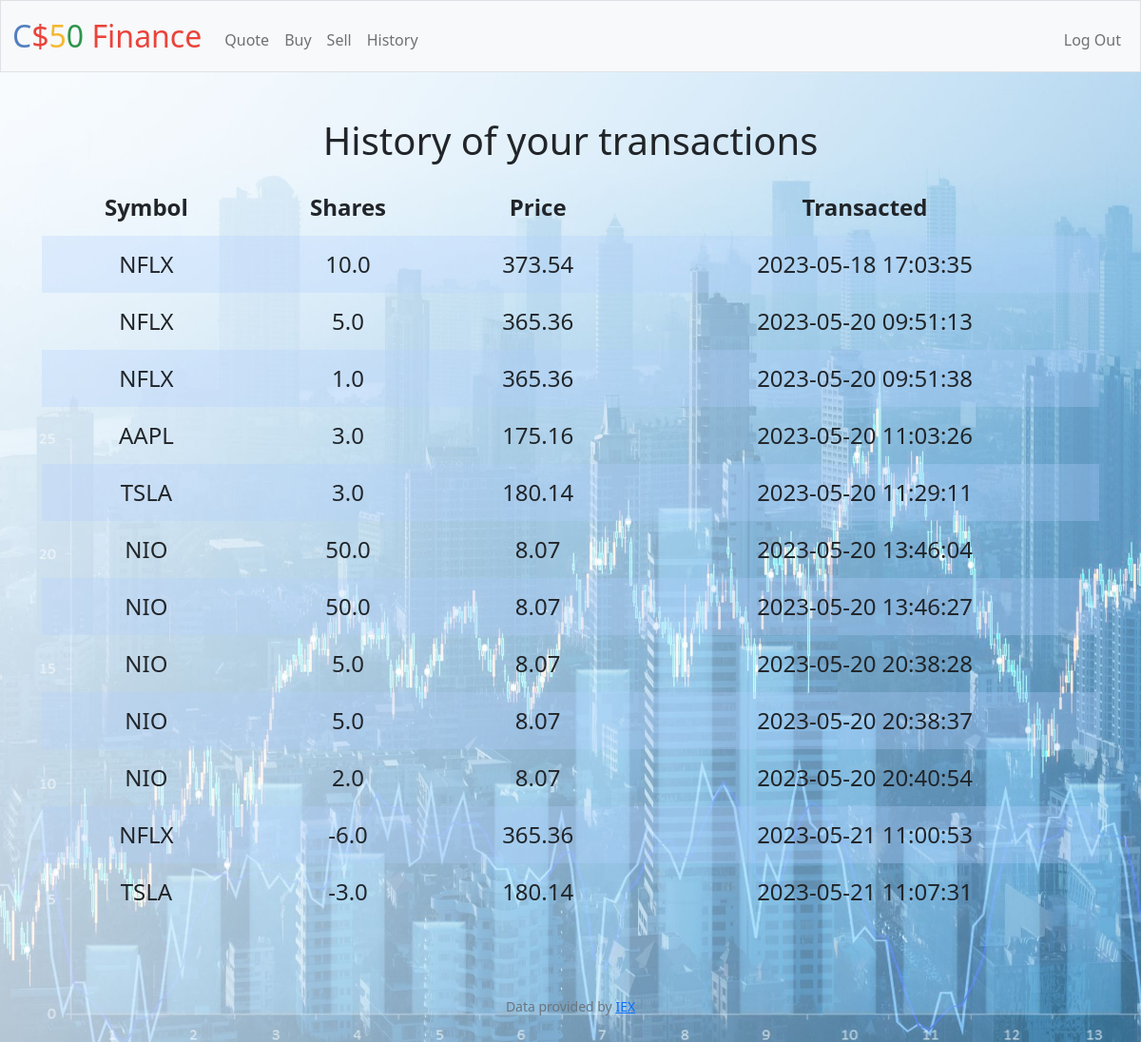
The app's page /history (signed in) with its own data.
### tables this page shows
CREATE TABLE 'transactions' ('id' INTEGER PRIMARY KEY AUTOINCREMENT NOT NULL, 'user_id' INTEGER, 'symbol' TEXT, 'shares' REAL, 'price' INTEGER, 'date' DATETIME DEFAULT CURRENT_TIMESTAMP);

### app.py (the view)
@app.route("/history")
@login_required
def history():
    user_id = session["user_id"]
    dbinfo = db.execute("SELECT * FROM transactions WHERE user_id = ?", user_id)
    return render_template("history.html", dbinfo=dbinfo)

### app.py (called while the page is built)
@app.after_request
def after_request(response):
    response.headers["Cache-Control"] = "no-cache, no-store, must-revalidate"
    response.headers["Expires"] = 0
    response.headers["Pragma"] = "no-cache"
    return response

### helpers.py (called while the page is built)
def login_required(f):
    @wraps(f)
    def decorated_function(*args, **kwargs):
        if session.get("user_id") is None:
            return redirect("/login")
        return f(*args, **kwargs)
    return decorated_function

### templates/history.html (shortened to what this page needs)
{% extends "layout.html" %}
{% block main %}
    <h1>History of your transactions</h1>
    <div class="section">
        <table>
            <thead>
                <tr>
                    <th>Symbol</th>
                    <th>Shares</th>
                    <th>Price</th>
                    <th>Transacted</th>
                </tr>
            </thead>
            <tbody>
                {% for row in dbinfo %}
                    <tr>
                        <td>{{ row["symbol"] }}</td>
                        <td>{{ row["shares"] }}</td>
                        <td>{{ row["price"] }}</td>
                        <td>{{ row["date"]  }}</td>
                    </tr>
                {% endfor %}
            </tbody>
        </table>
    </div>
{% endblock %}

### templates/layout.html (shortened to what this page needs)
<!DOCTYPE html>
<html lang="en">
    <head>
        <link href="https://cdn.jsdelivr.net/npm/bootstrap@5.1.3/dist/css/bootstrap.min.css" rel="stylesheet">
        <link href="/static/styles.css" rel="stylesheet">
    </head>
    <body>
        <nav class="bg-light border navbar navbar-expand-md navbar-light">
            <div class="container-fluid">
                <a class="navbar-brand" href="/"><span class="blue">C</span><span class="red">$</span><span class="yellow">5</span><span class="green">0</span> <span class="red">Finance</span></a>
                <div class="collapse navbar-collapse" id="navbar">
                    {% if session["user_id"] %}
                        <ul class="navbar-nav me-auto mt-2">
                            <li class="nav-item"><a class="nav-link" href="/quote">Quote</a></li>
                            <li class="nav-item"><a class="nav-link" href="/buy">Buy</a></li>
                            <li class="nav-item"><a class="nav-link" href="/sell">Sell</a></li>
                            <li class="nav-item"><a class="nav-link" href="/history">History</a></li>
                        </ul>
                        <ul class="navbar-nav ms-auto mt-2">
                            <li class="nav-item"><a class="nav-link" href="/logout">Log Out</a></li>
                        </ul>
                    {% else %}
                        <ul class="navbar-nav ms-auto mt-2">
                            <li class="nav-item"><a class="nav-link" href="/register">Register</a></li>
                            <li class="nav-item"><a class="nav-link" href="/login">Log In</a></li>
                        </ul>
                    {% endif %}
                </div>
            </div>
        </nav>
        <main class="container-fluid py-5 text-center">
            {% block main %}{% endblock %}
        </main>
        <footer class="mb-5 small text-center text-muted">
            Data provided by <a href="https://iexcloud.io/">IEX</a>
        </footer>
    </body>
</html>

### static/styles.css (style rules this page uses)
nav .navbar-brand { font-size: xx-large; }
nav .navbar-brand .blue { color: #537fbe; }
nav .navbar-brand .red { color: #ea433b; }
nav .navbar-brand .yellow { color: #f5b82e; }
nav .navbar-brand .green { color: #2e944b; }
html, body { background-image: url("BG.jpg"); background-repeat: no-repeat; background-attachment: fixed; background-size: 100% 100%; }
table { background-color: transparent; margin-bottom: 1rem; width: 100%; }
table th, table td { padding: 0.75rem; vertical-align: middle; }
tbody tr:nth-of-type(odd) { background-color: rgb(179, 208, 255, 0.3) }
.section { padding-bottom: 1rem; padding-left: 2rem; padding-right: 2rem; padding-top: 0.5rem; font-size: 24px; }

### records on screen
transactions: symbol "NFLX", shares "10.0", price "373.54", date "2023-05-18 17:03:35"
transactions: symbol "NFLX", shares "5.0", price "365.36", date "2023-05-20 09:51:13"
transactions: symbol "NFLX", shares "1.0", price "365.36", date "2023-05-20 09:51:38"
transactions: symbol "AAPL", shares "3.0", price "175.16", date "2023-05-20 11:03:26"
transactions: symbol "TSLA", shares "3.0", price "180.14", date "2023-05-20 11:29:11"
transactions: symbol "NIO", shares "50.0", price "8.07", date "2023-05-20 13:46:04"
transactions: symbol "NIO", shares "50.0", price "8.07", date "2023-05-20 13:46:27"
transactions: symbol "NIO", shares "5.0", price "8.07", date "2023-05-20 20:38:28"
transactions: symbol "NIO", shares "5.0", price "8.07", date "2023-05-20 20:38:37"
transactions: symbol "NIO", shares "2.0", price "8.07", date "2023-05-20 20:40:54"
transactions: symbol "NFLX", shares "-6.0", price "365.36", date "2023-05-21 11:00:53"
transactions: symbol "TSLA", shares "-3.0", price "180.14", date "2023-05-21 11:07:31"
